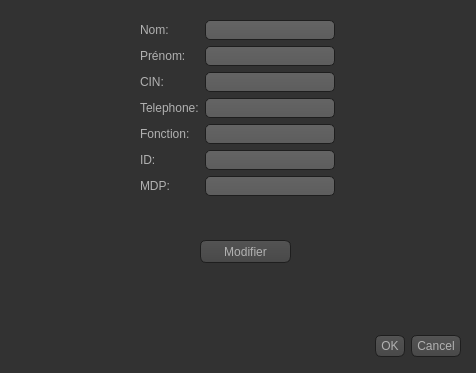
<?xml version="1.0" encoding="UTF-8"?>
<ui version="4.0">
 <class>ModifierCaissier</class>
 <widget class="QDialog" name="ModifierCaissier">
  <property name="geometry">
   <rect>
    <x>0</x>
    <y>0</y>
    <width>476</width>
    <height>373</height>
   </rect>
  </property>
  <property name="windowTitle">
   <string>Dialog</string>
  </property>
  <property name="styleSheet">
   <string notr="true">QToolTip
{
     border: 1px solid black;
     background-color: #ffa02f;
     padding: 1px;
     border-radius: 3px;
     opacity: 100;
}

QWidget
{
    color: #b1b1b1;
    background-color: #323232;
}

QWidget:item:hover
{
    background-color: QLinearGradient( x1: 0, y1: 0, x2: 0, y2: 1, stop: 0 #ffa02f, stop: 1 #ca0619);
    color: #000000;
}

QWidget:item:selected
{
    background-color: QLinearGradient( x1: 0, y1: 0, x2: 0, y2: 1, stop: 0 #ffa02f, stop: 1 #d7801a);
}

QMenuBar::item
{
    background: transparent;
}

QMenuBar::item:selected
{
    background: transparent;
    border: 1px solid #ffaa00;
}

QMenuBar::item:pressed
{
    background: #444;
    border: 1px solid #000;
    background-color: QLinearGradient(
        x1:0, y1:0,
        x2:0, y2:1,
        stop:1 #212121,
        stop:0.4 #343434/*,
        stop:0.2 #343434,
        stop:0.1 #ffaa00*/
    );
    margin-bottom:-1px;
    padding-bottom:1px;
}

QMenu
{
    border: 1px solid #000;
}

QMenu::item
{
    padding: 2px 20px 2px 20px;
}

QMenu::item:selected
{
    color: #000000;
}

QWidget:disabled
{
    color: #404040;
    background-color: #323232;
}

QAbstractItemView
{
    background-color: QLinearGradient( x1: 0, y1: 0, x2: 0, y2: 1, stop: 0 #4d4d4d, stop: 0.1 #646464, stop: 1 #5d5d5d);
}

QWidget:focus
{
    /*border: 2px solid QLinearGradient( x1: 0, y1: 0, x2: 0, y2: 1, stop: 0 #ffa02f, stop: 1 #d7801a);*/
}

QLineEdit
{
    background-color: QLinearGradient( x1: 0, y1: 0, x2: 0, y2: 1, stop: 0 #4d4d4d, stop: 0 #646464, stop: 1 #5d5d5d);
    padding: 1px;
    border-style: solid;
    border: 1px solid #1e1e1e;
    border-radius: 5;
}

QPushButton
{
    color: #b1b1b1;
    background-color: QLinearGradient( x1: 0, y1: 0, x2: 0, y2: 1, stop: 0 #565656, stop: 0.1 #525252, stop: 0.5 #4e4e4e, stop: 0.9 #4a4a4a, stop: 1 #464646);
    border-width: 1px;
    border-color: #1e1e1e;
    border-style: solid;
    border-radius: 6;
    padding: 3px;
    font-size: 12px;
    padding-left: 5px;
    padding-right: 5px;
}

QPushButton:pressed
{
    background-color: QLinearGradient( x1: 0, y1: 0, x2: 0, y2: 1, stop: 0 #2d2d2d, stop: 0.1 #2b2b2b, stop: 0.5 #292929, stop: 0.9 #282828, stop: 1 #252525);
}

QComboBox
{
    selection-background-color: #ffaa00;
    background-color: QLinearGradient( x1: 0, y1: 0, x2: 0, y2: 1, stop: 0 #565656, stop: 0.1 #525252, stop: 0.5 #4e4e4e, stop: 0.9 #4a4a4a, stop: 1 #464646);
    border-style: solid;
    border: 1px solid #1e1e1e;
    border-radius: 5;
}

QComboBox:hover,QPushButton:hover
{
    border: 2px solid QLinearGradient( x1: 0, y1: 0, x2: 0, y2: 1, stop: 0 #ffa02f, stop: 1 #d7801a);
}


QComboBox:on
{
    padding-top: 3px;
    padding-left: 4px;
    background-color: QLinearGradient( x1: 0, y1: 0, x2: 0, y2: 1, stop: 0 #2d2d2d, stop: 0.1 #2b2b2b, stop: 0.5 #292929, stop: 0.9 #282828, stop: 1 #252525);
    selection-background-color: #ffaa00;
}

QComboBox QAbstractItemView
{
    border: 2px solid darkgray;
    selection-background-color: QLinearGradient( x1: 0, y1: 0, x2: 0, y2: 1, stop: 0 #ffa02f, stop: 1 #d7801a);
}

QComboBox::drop-down
{
     subcontrol-origin: padding;
     subcontrol-position: top right;
     width: 15px;

     border-left-width: 0px;
     border-left-color: darkgray;
     border-left-style: solid; /* just a single line */
     border-top-right-radius: 3px; /* same radius as the QComboBox */
     border-bottom-right-radius: 3px;
 }

QComboBox::down-arrow
{
     image: url(:/down_arrow.png);
}

QGroupBox:focus
{
border: 2px solid QLinearGradient( x1: 0, y1: 0, x2: 0, y2: 1, stop: 0 #ffa02f, stop: 1 #d7801a);
}

QTextEdit:focus
{
    border: 2px solid QLinearGradient( x1: 0, y1: 0, x2: 0, y2: 1, stop: 0 #ffa02f, stop: 1 #d7801a);
}

QScrollBar:horizontal {
     border: 1px solid #222222;
     background: QLinearGradient( x1: 0, y1: 0, x2: 0, y2: 1, stop: 0.0 #121212, stop: 0.2 #282828, stop: 1 #484848);
     height: 7px;
     margin: 0px 16px 0 16px;
}

QScrollBar::handle:horizontal
{
      background: QLinearGradient( x1: 0, y1: 0, x2: 1, y2: 0, stop: 0 #ffa02f, stop: 0.5 #d7801a, stop: 1 #ffa02f);
      min-height: 20px;
      border-radius: 2px;
}

QScrollBar::add-line:horizontal {
      border: 1px solid #1b1b19;
      border-radius: 2px;
      background: QLinearGradient( x1: 0, y1: 0, x2: 1, y2: 0, stop: 0 #ffa02f, stop: 1 #d7801a);
      width: 14px;
      subcontrol-position: right;
      subcontrol-origin: margin;
}

QScrollBar::sub-line:horizontal {
      border: 1px solid #1b1b19;
      border-radius: 2px;
      background: QLinearGradient( x1: 0, y1: 0, x2: 1, y2: 0, stop: 0 #ffa02f, stop: 1 #d7801a);
      width: 14px;
     subcontrol-position: left;
     subcontrol-origin: margin;
}

QScrollBar::right-arrow:horizontal, QScrollBar::left-arrow:horizontal
{
      border: 1px solid black;
      width: 1px;
      height: 1px;
      background: white;
}

QScrollBar::add-page:horizontal, QScrollBar::sub-page:horizontal
{
      background: none;
}

QScrollBar:vertical
{
      background: QLinearGradient( x1: 0, y1: 0, x2: 1, y2: 0, stop: 0.0 #121212, stop: 0.2 #282828, stop: 1 #484848);
      width: 7px;
      margin: 16px 0 16px 0;
      border: 1px solid #222222;
}

QScrollBar::handle:vertical
{
      background: QLinearGradient( x1: 0, y1: 0, x2: 0, y2: 1, stop: 0 #ffa02f, stop: 0.5 #d7801a, stop: 1 #ffa02f);
      min-height: 20px;
      border-radius: 2px;
}

QScrollBar::add-line:vertical
{
      border: 1px solid #1b1b19;
      border-radius: 2px;
      background: QLinearGradient( x1: 0, y1: 0, x2: 0, y2: 1, stop: 0 #ffa02f, stop: 1 #d7801a);
      height: 14px;
      subcontrol-position: bottom;
      subcontrol-origin: margin;
}

QScrollBar::sub-line:vertical
{
      border: 1px solid #1b1b19;
      border-radius: 2px;
      background: QLinearGradient( x1: 0, y1: 0, x2: 0, y2: 1, stop: 0 #d7801a, stop: 1 #ffa02f);
      height: 14px;
      subcontrol-position: top;
      subcontrol-origin: margin;
}

QScrollBar::up-arrow:vertical, QScrollBar::down-arrow:vertical
{
      border: 1px solid black;
      width: 1px;
      height: 1px;
      background: white;
}


QScrollBar::add-page:vertical, QScrollBar::sub-page:vertical
{
      background: none;
}

QTextEdit
{
    background-color: #242424;
}

QPlainTextEdit
{
    background-color: #242424;
}

QHeaderView::section
{
    background-color: QLinearGradient(x1:0, y1:0, x2:0, y2:1, stop:0 #616161, stop: 0.5 #505050, stop: 0.6 #434343, stop:1 #656565);
    color: white;
    padding-left: 4px;
    border: 1px solid #6c6c6c;
}

QCheckBox:disabled
{
color: #414141;
}

QDockWidget::title
{
    text-align: center;
    spacing: 3px; /* spacing between items in the tool bar */
    background-color: QLinearGradient(x1:0, y1:0, x2:0, y2:1, stop:0 #323232, stop: 0.5 #242424, stop:1 #323232);
}

QDockWidget::close-button, QDockWidget::float-button
{
    text-align: center;
    spacing: 1px; /* spacing between items in the tool bar */
    background-color: QLinearGradient(x1:0, y1:0, x2:0, y2:1, stop:0 #323232, stop: 0.5 #242424, stop:1 #323232);
}

QDockWidget::close-button:hover, QDockWidget::float-button:hover
{
    background: #242424;
}

QDockWidget::close-button:pressed, QDockWidget::float-button:pressed
{
    padding: 1px -1px -1px 1px;
}

QMainWindow::separator
{
    background-color: QLinearGradient(x1:0, y1:0, x2:0, y2:1, stop:0 #161616, stop: 0.5 #151515, stop: 0.6 #212121, stop:1 #343434);
    color: white;
    padding-left: 4px;
    border: 1px solid #4c4c4c;
    spacing: 3px; /* spacing between items in the tool bar */
}

QMainWindow::separator:hover
{

    background-color: QLinearGradient(x1:0, y1:0, x2:0, y2:1, stop:0 #d7801a, stop:0.5 #b56c17 stop:1 #ffa02f);
    color: white;
    padding-left: 4px;
    border: 1px solid #6c6c6c;
    spacing: 3px; /* spacing between items in the tool bar */
}

QToolBar::handle
{
     spacing: 3px; /* spacing between items in the tool bar */
     background: url(:/images/handle.png);
}

QMenu::separator
{
    height: 2px;
    background-color: QLinearGradient(x1:0, y1:0, x2:0, y2:1, stop:0 #161616, stop: 0.5 #151515, stop: 0.6 #212121, stop:1 #343434);
    color: white;
    padding-left: 4px;
    margin-left: 10px;
    margin-right: 5px;
}

QProgressBar
{
    border: 2px solid grey;
    border-radius: 5px;
    text-align: center;
}

QProgressBar::chunk
{
    background-color: #d7801a;
    width: 2.15px;
    margin: 0.5px;
}

QTabBar::tab {
    color: #b1b1b1;
    border: 1px solid #444;
    border-bottom-style: none;
    background-color: #323232;
    padding-left: 10px;
    padding-right: 10px;
    padding-top: 3px;
    padding-bottom: 2px;
    margin-right: -1px;
}

QTabWidget::pane {
    border: 1px solid #444;
    top: 1px;
}

QTabBar::tab:last
{
    margin-right: 0; /* the last selected tab has nothing to overlap with on the right */
    border-top-right-radius: 3px;
}

QTabBar::tab:first:!selected
{
 margin-left: 0px; /* the last selected tab has nothing to overlap with on the right */


    border-top-left-radius: 3px;
}

QTabBar::tab:!selected
{
    color: #b1b1b1;
    border-bottom-style: solid;
    margin-top: 3px;
    background-color: QLinearGradient(x1:0, y1:0, x2:0, y2:1, stop:1 #212121, stop:.4 #343434);
}

QTabBar::tab:selected
{
    border-top-left-radius: 3px;
    border-top-right-radius: 3px;
    margin-bottom: 0px;
}

QTabBar::tab:!selected:hover
{
    /*border-top: 2px solid #ffaa00;
    padding-bottom: 3px;*/
    border-top-left-radius: 3px;
    border-top-right-radius: 3px;
    background-color: QLinearGradient(x1:0, y1:0, x2:0, y2:1, stop:1 #212121, stop:0.4 #343434, stop:0.2 #343434, stop:0.1 #ffaa00);
}

QRadioButton::indicator:checked, QRadioButton::indicator:unchecked{
    color: #b1b1b1;
    background-color: #323232;
    border: 1px solid #b1b1b1;
    border-radius: 6px;
}

QRadioButton::indicator:checked
{
    background-color: qradialgradient(
        cx: 0.5, cy: 0.5,
        fx: 0.5, fy: 0.5,
        radius: 1.0,
        stop: 0.25 #ffaa00,
        stop: 0.3 #323232
    );
}

QCheckBox::indicator{
    color: #b1b1b1;
    background-color: #323232;
    border: 1px solid #b1b1b1;
    width: 9px;
    height: 9px;
}

QRadioButton::indicator
{
    border-radius: 6px;
}

QRadioButton::indicator:hover, QCheckBox::indicator:hover
{
    border: 1px solid #ffaa00;
}

QCheckBox::indicator:checked
{
    image:url(:/images/checkbox.png);
}

QCheckBox::indicator:disabled, QRadioButton::indicator:disabled
{
    border: 1px solid #444;
}</string>
  </property>
  <widget class="QDialogButtonBox" name="buttonBox">
   <property name="geometry">
    <rect>
     <x>120</x>
     <y>330</y>
     <width>341</width>
     <height>32</height>
    </rect>
   </property>
   <property name="orientation">
    <enum>Qt::Horizontal</enum>
   </property>
   <property name="standardButtons">
    <set>QDialogButtonBox::Cancel|QDialogButtonBox::Ok</set>
   </property>
  </widget>
  <widget class="QWidget" name="layoutWidget">
   <property name="geometry">
    <rect>
     <x>140</x>
     <y>20</y>
     <width>195</width>
     <height>197</height>
    </rect>
   </property>
   <layout class="QFormLayout" name="formLayout">
    <item row="0" column="0">
     <widget class="QLabel" name="label">
      <property name="text">
       <string>Nom:</string>
      </property>
     </widget>
    </item>
    <item row="0" column="1">
     <widget class="QLineEdit" name="e_nom_7"/>
    </item>
    <item row="1" column="0">
     <widget class="QLabel" name="label_4">
      <property name="text">
       <string>Prénom:</string>
      </property>
     </widget>
    </item>
    <item row="1" column="1">
     <widget class="QLineEdit" name="e_pre"/>
    </item>
    <item row="2" column="0">
     <widget class="QLabel" name="label_5">
      <property name="text">
       <string>CIN:</string>
      </property>
     </widget>
    </item>
    <item row="2" column="1">
     <widget class="QLineEdit" name="e_cin_3"/>
    </item>
    <item row="3" column="1">
     <widget class="QLineEdit" name="e_tel"/>
    </item>
    <item row="4" column="0">
     <widget class="QLabel" name="label_7">
      <property name="text">
       <string>Fonction:</string>
      </property>
     </widget>
    </item>
    <item row="4" column="1">
     <widget class="QLineEdit" name="e_fce"/>
    </item>
    <item row="5" column="0">
     <widget class="QLabel" name="label_8">
      <property name="text">
       <string>ID:</string>
      </property>
     </widget>
    </item>
    <item row="5" column="1">
     <widget class="QLineEdit" name="e_id_2"/>
    </item>
    <item row="6" column="0">
     <widget class="QLabel" name="label_9">
      <property name="text">
       <string>MDP:</string>
      </property>
     </widget>
    </item>
    <item row="6" column="1">
     <widget class="QLineEdit" name="e_mdp_3"/>
    </item>
    <item row="3" column="0">
     <widget class="QLabel" name="label_6">
      <property name="text">
       <string>Telephone:</string>
      </property>
     </widget>
    </item>
   </layout>
  </widget>
  <widget class="QPushButton" name="pushButton">
   <property name="geometry">
    <rect>
     <x>200</x>
     <y>240</y>
     <width>91</width>
     <height>23</height>
    </rect>
   </property>
   <property name="text">
    <string>Modifier</string>
   </property>
  </widget>
 </widget>
 <resources/>
 <connections>
  <connection>
   <sender>buttonBox</sender>
   <signal>accepted()</signal>
   <receiver>ModifierCaissier</receiver>
   <slot>accept()</slot>
   <hints>
    <hint type="sourcelabel">
     <x>248</x>
     <y>254</y>
    </hint>
    <hint type="destinationlabel">
     <x>157</x>
     <y>274</y>
    </hint>
   </hints>
  </connection>
  <connection>
   <sender>buttonBox</sender>
   <signal>rejected()</signal>
   <receiver>ModifierCaissier</receiver>
   <slot>reject()</slot>
   <hints>
    <hint type="sourcelabel">
     <x>316</x>
     <y>260</y>
    </hint>
    <hint type="destinationlabel">
     <x>286</x>
     <y>274</y>
    </hint>
   </hints>
  </connection>
 </connections>
</ui>
